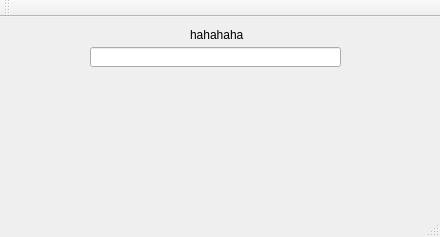
<?xml version="1.0" encoding="UTF-8"?>
<ui version="4.0">
 <class>MainWindow</class>
 <widget class="QMainWindow" name="MainWindow">
  <property name="geometry">
   <rect>
    <x>0</x>
    <y>0</y>
    <width>440</width>
    <height>237</height>
   </rect>
  </property>
  <property name="windowTitle">
   <string>MainWindow</string>
  </property>
  <widget class="QWidget" name="centralWidget">
   <widget class="QLabel" name="label">
    <property name="geometry">
     <rect>
      <x>190</x>
      <y>10</y>
      <width>54</width>
      <height>16</height>
     </rect>
    </property>
    <property name="text">
     <string>hahahaha</string>
    </property>
   </widget>
   <widget class="QLineEdit" name="lineEdit">
    <property name="geometry">
     <rect>
      <x>90</x>
      <y>30</y>
      <width>251</width>
      <height>20</height>
     </rect>
    </property>
   </widget>
  </widget>
  <widget class="QMenuBar" name="menuBar">
   <property name="geometry">
    <rect>
     <x>0</x>
     <y>0</y>
     <width>440</width>
     <height>21</height>
    </rect>
   </property>
  </widget>
  <widget class="QToolBar" name="mainToolBar">
   <attribute name="toolBarArea">
    <enum>TopToolBarArea</enum>
   </attribute>
   <attribute name="toolBarBreak">
    <bool>false</bool>
   </attribute>
  </widget>
  <widget class="QStatusBar" name="statusBar"/>
 </widget>
 <layoutdefault spacing="6" margin="11"/>
 <resources/>
 <connections/>
</ui>
